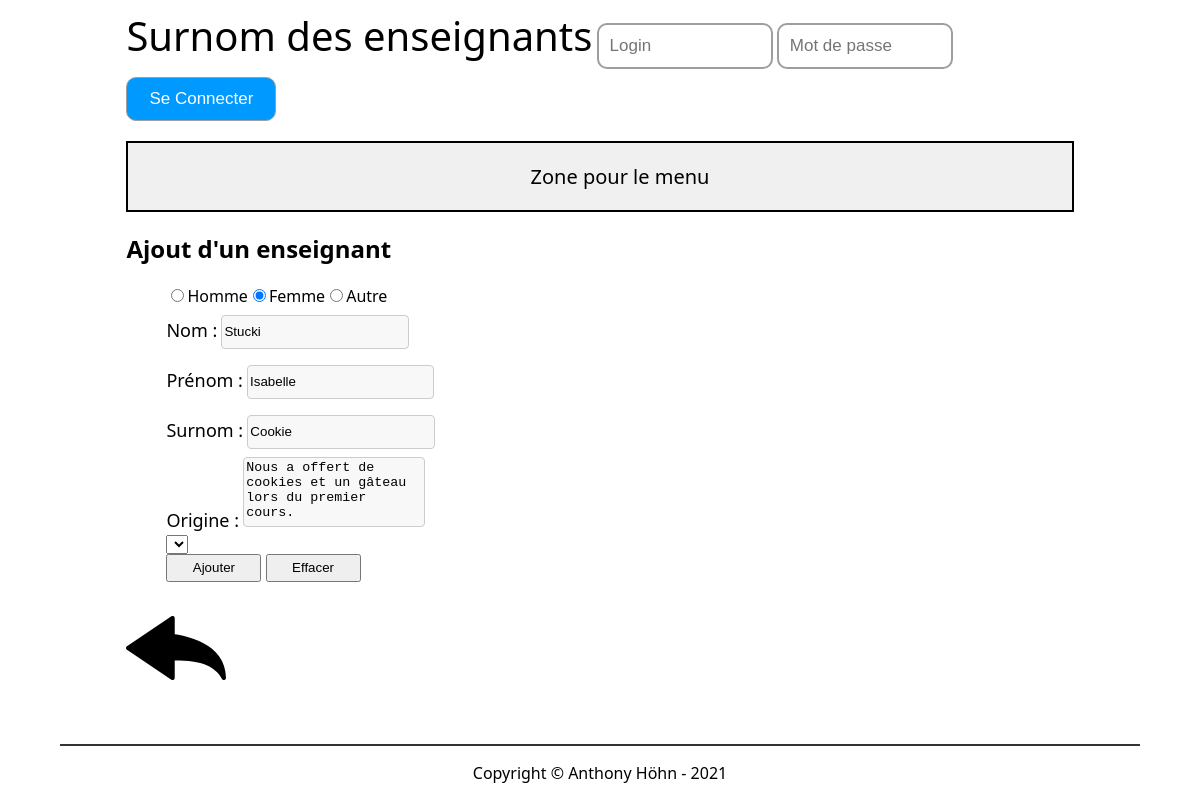
The app's page /src/php/editTeacher.php?idTeacher=11 with its own data.
### tables this page shows
CREATE TABLE t_teacher(
	idTeacher int AUTO_INCREMENT PRIMARY KEY,
	teaFirstname varchar(50) NOT NULL,
	teaName varchar(50) NOT NULL,
	teaGender char(1) NOT NULL,
	teaNickname varchar(100) NOT NULL,
	teaOrigin varchar(255) NOT NULL);

### src/php/lib/database.php (called while the page is built, shortened)
<?php
 class Database {
    private $connector;
    public function __construct(){
    try{
        $this->connector = new PDO("mysql:host=localhost;dbname=db_nickname_anthohn;charset=utf8", "dbNicknameUser", "grp2B_21");
        }catch(PDOException $e){
            die("<h1>Impossible de se connecter à la base de données</h1> erreur :". $e->getMessage());
        }
    }
    private function queryPrepareExecute($query, $binds){
        $req = $this->connector->prepare($query);
        foreach($binds as $bind){
            $req->bindValue($bind['field'], $bind['value'], $bind['type']);
        }
        $req->execute();
        return $req;
    }
    private function formatData($req){
        $results = $req->fetchALL(PDO::FETCH_ASSOC);
        return $results;
    }
    public function getOneTeacher($id){
        $query = "SELECT * FROM t_teacher WHERE idTeacher = :id";
        $binds = array(
            0 => array(
                'field' => ':id',
                'value' => $id,
                'type' => PDO::PARAM_INT
            )
        );
        $reqExecuted = $this->queryPrepareExecute($query, $binds);
        $results = $this->formatData($reqExecuted);
        return $results;
    }
}
?>

### src/php/editTeacher.php (the view, shortened to what this page needs)
<?php
require "header.php";
$id = $_GET["idTeacher"];
$teachers = $db->getOneTeacher($id);
?>
<?php foreach($teachers as $teacher): ?>
<form method="POST" action="addTeacher.php">
    <h2>Ajout d'un enseignant</h2>
    <ul>
        <li>
        <?php
            if ($teacher["teaGender"] == "M")
            {
                echo '<input type="radio" name="gender" id="man" value="M" checked>Homme';
                echo '<input type="radio" name="gender" id="woman" value="W">Femme';
                echo  '<input type="radio" name="gender" id="other" value="O">Autre';
            }
            else if ($teacher["teaGender"] == "W")
            {
                echo '<input type="radio" name="gender" id="man" value="M">Homme';
                echo '<input type="radio" name="gender" id="woman" value="W"checked>Femme';
                echo  '<input type="radio" name="gender" id="other" value="O">Autre';
            }
            ?>
        </li>
        <div class="aeratext">
            <li>
                <label for="name">Nom :</label>
                <input type="text" name="name" id="name" value="<?= $teacher["teaName"] ?>">
            </li>
            <li>
                <label for="surname">Prénom :</label>
                <input type="text" name="surname" id="surname" value="<?= $teacher["teaFirstname"] ?>">
            </li>
            <li>
                <label for="nickname">Surnom :</label>
                <input type="text" name="nickname" id="nickname" value="<?= $teacher["teaNickname"] ?>">
            </li>
        </div>
        <li>
        <label for="origin">Origine :</label>
        <textarea id="origin" name="origin"><?= $teacher["teaOrigin"] ?></textarea>
        </li>
        <li>
            <select name="section">
            </select>
        </li>
        <li>
           <div class="btnAdding">
                <input type="submit" id="btnSubmit" name="btnSubmit" value="Ajouter" />
                <button type="reset" id="btnDelete" name="btnDelete">Effacer</button>
            </div>
        </li>
    </ul>
</form>
<?php endforeach; ?>
<div class="test">
    <a href="index.php"><img width="100px" src="../../userContent/backArrow.svg"></img></a>
</div>
<?php require "footer.php";?>

### resources/css/style.css (style rules this page uses)
html { font-family: 'Segoe UI', Tahoma, Geneva, Verdana, sans-serif; }
li { list-style-type: none; }
.aeratext input { width: 20%; height: 30px; margin: 8px 0; display: inline-block; border: 1px solid #ccc; border-radius: 4px; background-color: #f8f8f8; }
label { font-size: 18px; }
textarea { width: 20%; height: 70px; box-sizing: border-box; border: 1px solid #ccc; border-radius: 4px; background-color: #f8f8f8; resize: none; }
#btnSubmit, #btnDelete { width: 95px; height: 28px; }

### records on screen
t_teacher: name "Stucki", surname "Isabelle", nickname "Cookie", origin "Nous a offert de cookies et un gâteau lors du premier cours."
